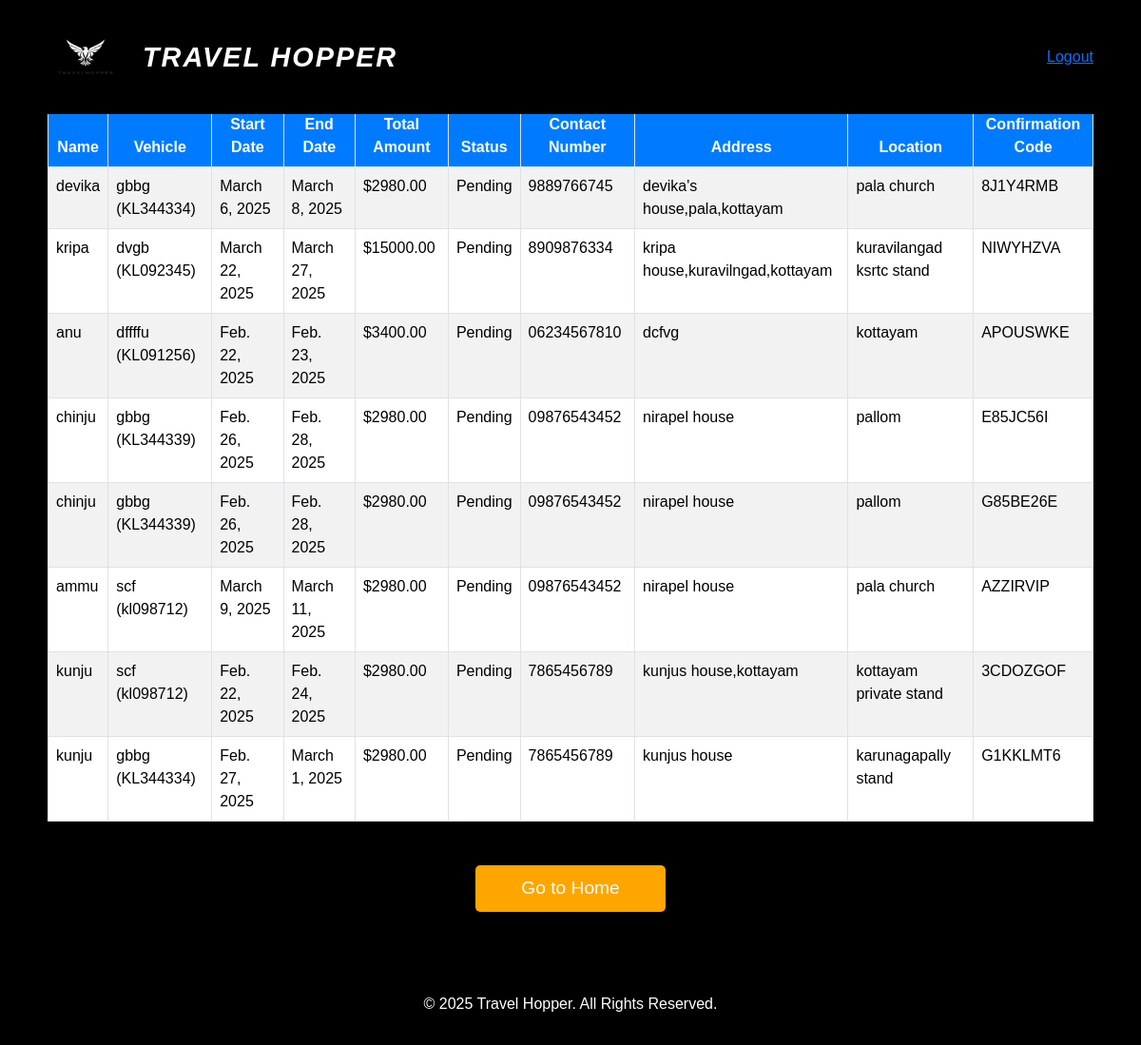
Page /view_bookings/ (signed in) on the earlier database version.
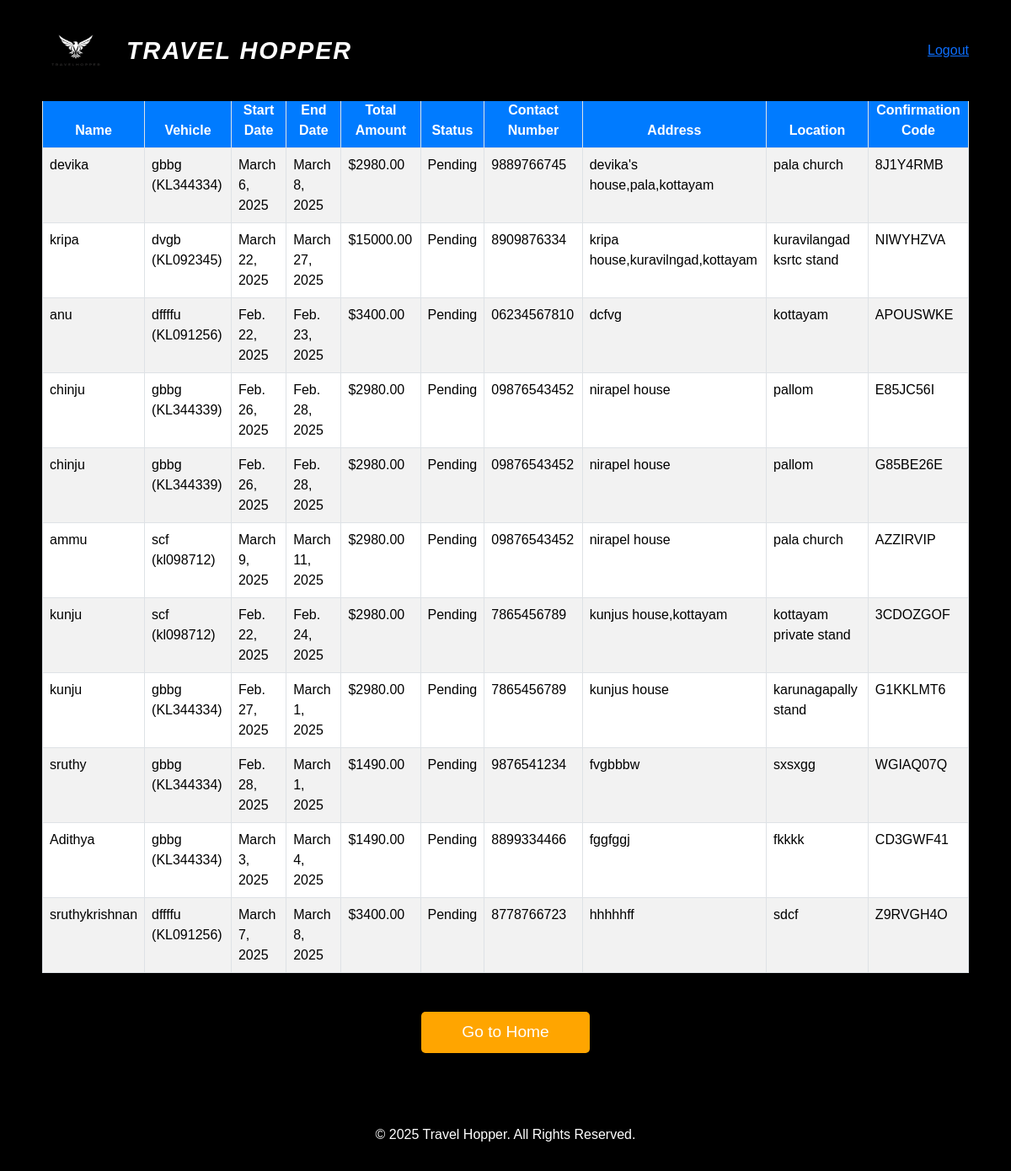
Same page on the later database version.
### app/models.py (models this page shows, shortened)
class Booking(models.Model):
    user = models.ForeignKey(User, on_delete=models.CASCADE)
    vehicle = models.ForeignKey(Cab, on_delete=models.CASCADE)
    start_date = models.DateField()
    end_date = models.DateField()
    confirmation_code = models.CharField(max_length=6, unique=True)
    total_amount = models.DecimalField(max_digits=10, decimal_places=2)
    status = models.CharField(max_length=50, default='Pending')
    name = models.CharField(max_length=255)
    address = models.TextField()
    location = models.CharField(max_length=255,null=True,blank=True)
    phone_number = models.CharField(max_length=15, blank=True, null=True)
    payment_status = models.CharField(max_length=20, choices=[("PENDING", "Pending"), ("PAID", "Paid")], default="PENDING")
    razorpay_order_id = models.CharField(max_length=100, blank=True, null=True)
    razorpay_payment_id = models.CharField(max_length=100, blank=True, null=True)

class Cab(models.Model):
    pid=models.TextField()
    vehicle_type = models.CharField(max_length=100)
    number_plate = models.CharField(max_length=15, unique=True)
    model = models.CharField(max_length=50)
    driver_name = models.CharField(max_length=100)
    seats = models.IntegerField(null=True, blank=True)
    available = models.IntegerField()
    price=models.IntegerField()
    img = models.FileField()
    def __str__(self):
        return f'{self.model} ({self.number_plate})'

### app/views.py (the view)
# urls.py: path('view_bookings/', views.view_bookings),
@staff_member_required
def view_bookings(request):
    bookings = Booking.objects.all()
    return render(request, 'admin/view_bookings.html', {'bookings': bookings})

### templates/admin/view_bookings.html (shortened to what this page needs)
<!DOCTYPE html>
<html lang="en">
<head>
    {% load static %}
    <link href="https://cdn.jsdelivr.net/npm/bootstrap@5.3.3/dist/css/bootstrap.min.css" rel="stylesheet">
</head>
<body>
    <header>
        <div class="main-header">
            <div class="logo">
                <img src="{% static '/images/Untitled design.png' %}" alt="logo">
                <h1>TRAVEL HOPPER</h1>
            </div>
            <nav>
                <ul>
                    <li><a href="../logout">Logout</a></li>
                </ul>
            </nav>
        </div>
    </header>
    <div class="table-container">
        {% if bookings %}
        <div class="table-responsive">
            <table class="table table-striped table-bordered">
                <thead class="thead-dark">
                    <tr>
                        <th>Name</th>
                        <th>Vehicle</th>
                        <th>Start Date</th>
                        <th>End Date</th>
                        <th>Total Amount</th>
                        <th>Status</th>
                        <th>Contact Number</th>
                        <th>Address</th>
                        <th>Location</th>
                        <th>Confirmation Code</th>
                    </tr>
                </thead>
                <tbody>
                    {% for booking in bookings %}
                    <tr>
                        <td data-label="Name">{{ booking.name }}</td>
                        <td data-label="Vehicle">{{ booking.vehicle }}</td>
                        <td data-label="Start Date">{{ booking.start_date }}</td>
                        <td data-label="End Date">{{ booking.end_date }}</td>
                        <td data-label="Total Amount">${{ booking.total_amount }}</td>
                        <td data-label="Status">{{ booking.status }}</td>
                        <td data-label="Contact">{{ booking.phone_number }}</td>
                        <td data-label="Address">{{ booking.address }}</td>
                        <td data-label="Location">{{ booking.location }}</td>
                        <td data-label="Confirmation">{{ booking.confirmation_code }}</td>
                    </tr>
                    {% endfor %}
                </tbody>
            </table>
        </div>
        {% else %}
        <p class="no-bookings">You have no bookings yet.</p>
        {% endif %}
                 <a href="/" class="home-button">Go to Home</a>
    </div>
    <footer>
        <p>&copy; 2025 Travel Hopper. All Rights Reserved.</p>
    </footer>
</body>
</html>

Differences in the rows shown:
added Booking: name "sruthy", vehicle "gbbg (KL344334)", start_date "Feb. 28, 2025", end_date "March 1, 2025", total_amount "1490.00", status "Pending", phone_number "9876541234", address "fvgbbbw", location "sxsxgg", confirmation_code "WGIAQ07Q"
added Booking: name "Adithya", vehicle "gbbg (KL344334)", start_date "March 3, 2025", end_date "March 4, 2025", total_amount "1490.00", status "Pending", phone_number "8899334466", address "fggfggj", location "fkkkk", confirmation_code "CD3GWF41"
added Booking: name "sruthykrishnan", vehicle "dffffu (KL091256)", start_date "March 7, 2025", end_date "March 8, 2025", total_amount "3400.00", status "Pending", phone_number "8778766723", address "hhhhhff", location "sdcf", confirmation_code "Z9RVGH4O"
